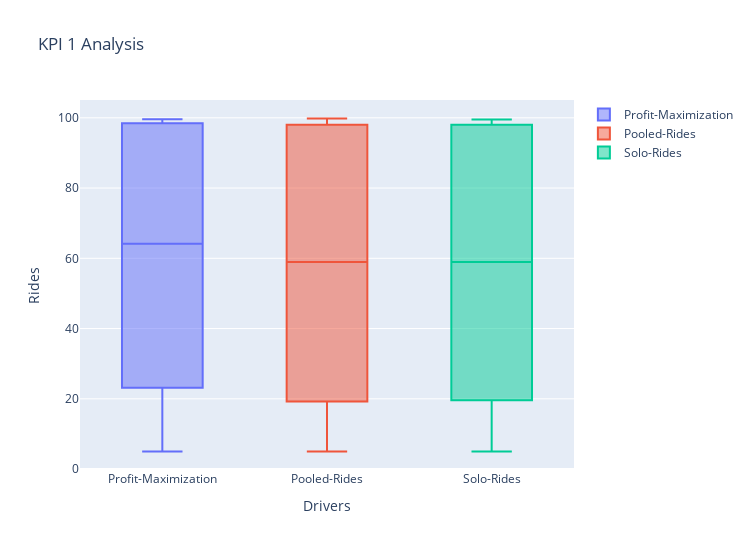

The code cell stored with this chart in its notebook:
### Markdown cell above
## Comparion of Service rate

### Code cell
import pandas as pd

data2 = pd.read_csv('D:/Development/GitHub-ProjectV2.0/MaaSSim/docs/tutorials/Results/Simulation/Driver/KPI-2-ServiceRate/Solo-Rides.csv')
data1 =pd.read_csv('D:/Development/GitHub-ProjectV2.0/MaaSSim/docs/tutorials/Results/Simulation/Driver/KPI-2-ServiceRate/Profit-Maximization.csv')
data =pd.read_csv('D:/Development/GitHub-ProjectV2.0/MaaSSim/docs/tutorials/Results/Simulation/Driver/KPI-2-ServiceRate/Pooled-Rides.csv')


colListPR=[]
for column in data.columns:
     
    # Storing the rows of a column
    # into a temporary list
    li =data[column].tolist()
     
    # appending the temporary list
    colListPR.append(li)
     
# Printing the final list
#print(colListPR)


colListPM=[]
for column in data1.columns:
     
    li =data1[column].tolist()
     
    colListPM.append(li)
     
#print(colListPM)

colListSR=[]
for column in data2.columns:
     
    li =data2[column].tolist()
     
    colListSR.append(li)
     
#print(colListSR)

import numpy as np
import matplotlib.pyplot as plt

flatPR= [y for sublist in colListPR for y in sublist]
#flatPR
#plt.boxplot(flatPR)


import numpy as np
import matplotlib.pyplot as plt

flatSR= [y for sublist in colListSR for y in sublist]
#flatSR
#plt.boxplot(flatSR)

import numpy as np
import matplotlib.pyplot as plt

flatPM= [y for sublist in colListPM for y in sublist]
#flatPM
#plt.boxplot(flatPM)

from plotly.offline import plot, iplot, init_notebook_mode
import plotly.graph_objs as go
init_notebook_mode(connected=True)

import plotly.graph_objects as go
from plotly.subplots import make_subplots
fig = go.Figure()
fig.update_layout(autosize=False,width=750,height=550,)

fig.add_trace(go.Box(y=flatPM,name="Profit-Maximization"))
fig.add_trace(go.Box(y=flatPR,name="Pooled-Rides"))
fig.add_trace(go.Box(y=flatSR,name="Solo-Rides"))
fig.update_layout(title='KPI 1 Analysis',xaxis=dict(title='Drivers'),yaxis=dict(title='Rides'))
fig.show()
#plt.savefig("KPI1Analysis.jpg")

### Figure 1 — Plotly figure (JSON) as saved in the notebook; plotly's stock layout.template omitted (floating-point values rounded to 4 significant figures)
{"data": [{"name": "Profit-Maximization", "type": "box", "y": [5, 10, 20, 30, 40, 50, 43, 82, 97.5, 99, 98, 99, 21, 36, 90.5, 98.7, 98.5, 99, 18.33, 25.3, 60.23, 98.33, 99, 99.6, 8.25, 16.25, 42.25, 85.5, 98.5, 98, 10.8, 21, 38, 68, 89, 99]}, {"name": "Pooled-Rides", "type": "box", "y": [5, 10, 20, 30, 40, 50, 28.9, 92, 91, 99.8, 99, 98, 18.5, 44.5, 90.5, 99.5, 99.5, 99, 10.6, 15.66, 61.23, 97.6, 98.6, 99.1, 8.2, 15.23, 40.2, 75.5, 98, 98, 8.2, 14.2, 27.4, 56.6, 82.2, 98]}, {"name": "Solo-Rides", "type": "box", "y": [5, 10, 20, 30, 40, 50, 34, 88, 98, 98, 99, 99, 16.5, 47, 87.5, 99.5, 98.5, 97.5, 16, 17, 58.66, 99, 99.3, 98, 7.5, 19.25, 35.75, 69, 96.75, 98.75, 6.6, 14, 28.9, 59.3, 83, 89.2]}], "layout": {"autosize": false, "height": 550, "title": {"text": "KPI 1 Analysis"}, "width": 750, "xaxis": {"autorange": true, "range": [-0.5, 2.5], "title": {"text": "Drivers"}, "type": "category"}, "yaxis": {"autorange": true, "range": [-0.2667, 105.1], "title": {"text": "Rides"}, "type": "linear"}}}
